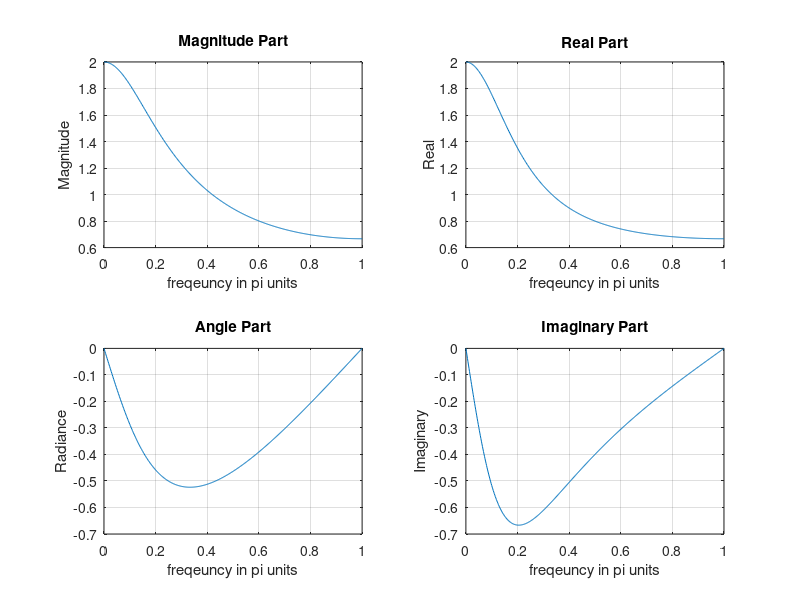

The MATLAB script that drew this image:
% Ex3

w = [0:1:500]*pi/500;
% [0, pi] 구간 501 points w

X = exp(j*w)./(exp(j*w) - 0.5*ones(1,501));
% x(n) = (0.5)^n * u(n)에 대한 푸리에 변환

magX = abs(X); angX = angle(X);
realX = real(X); imagX = imag(X);

subplot(2, 2, 1); plot(w/pi, magX); grid
xlabel('freqeuncy in pi units'); title('Magnitude Part'); ylabel('Magnitude')

subplot(2, 2, 3); plot(w/pi, angX); grid
xlabel('freqeuncy in pi units'); title('Angle Part'); ylabel('Radiance')

subplot(2, 2, 2); plot(w/pi, realX); grid
xlabel('freqeuncy in pi units'); title('Real Part'); ylabel('Real')

subplot(2, 2, 4); plot(w/pi, imagX); grid
xlabel('freqeuncy in pi units'); title('Imaginary Part'); ylabel('Imaginary')
